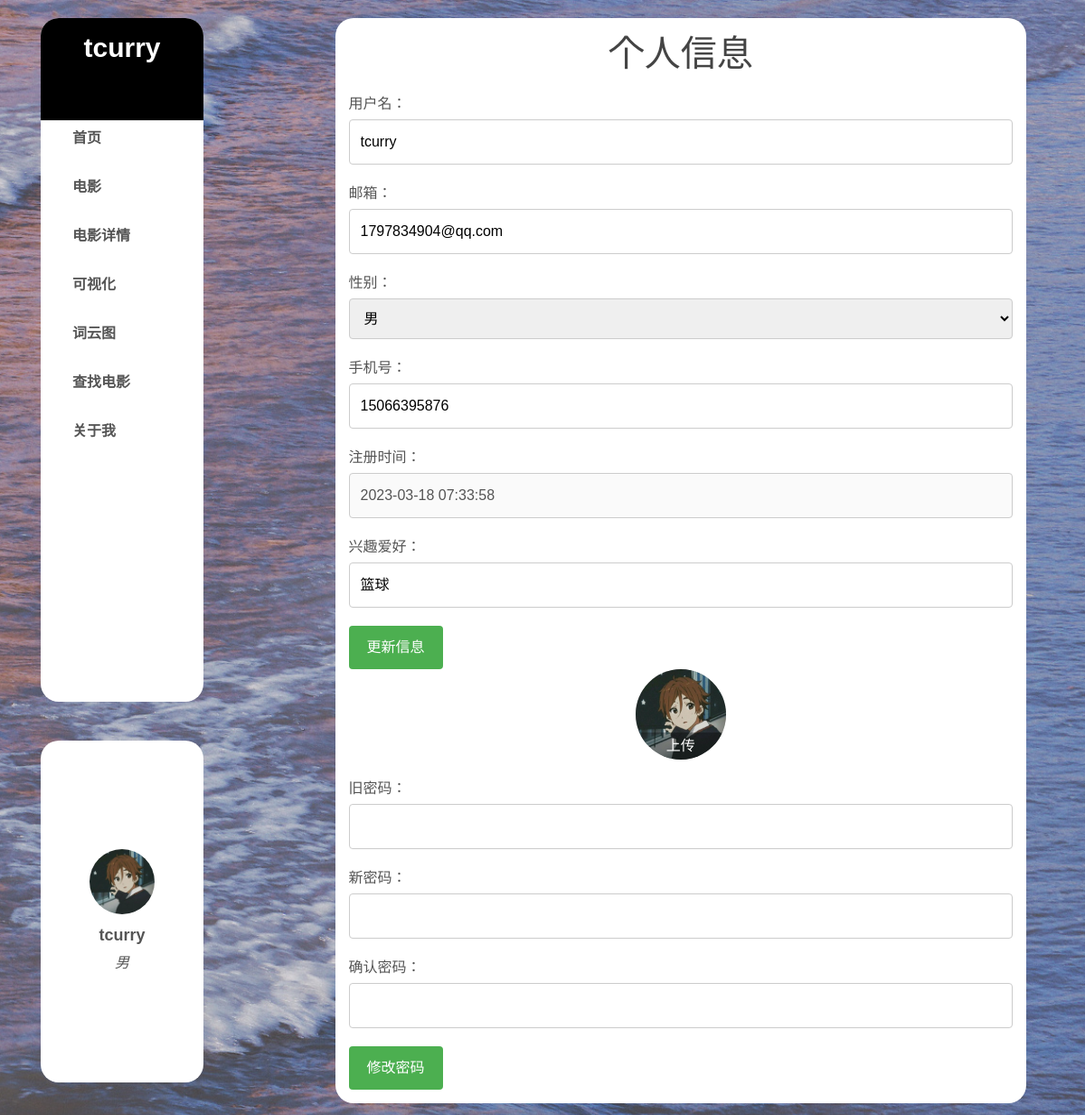
Screenshot of /personInfo (signed in) with the database file from the repository.
### tables this page shows
CREATE TABLE usertable
            (
            id integer primary key autoincrement,
            username VARCHAR(50) NOT NULL UNIQUE,
            password VARCHAR(255) NOT NULL,
            email TEXT UNIQUE,
            phone varchar(20) UNIQUE,
            gender TEXT CHECK (gender IN ('男', '女')),
            register_time TIMESTAMP DEFAULT CURRENT_TIMESTAMP NOT NULL,
            hobby text
            , is_admin BOOLEAN);

### other_functions.py (the view)
@other_functions_bp.route('/personInfo')
@login_required
def personInfo():
    conn = sqlite3.connect('database/userInfo.db')
    c = conn.cursor()
    c.execute('SELECT * FROM usertable WHERE id=?', (current_user.userid,))
    users = c.fetchone()
    conn.close()
    return render_template("personInfo.html", users=users)

### app.py (called while the page is built)
@login_manager.user_loader
def load_user(user_id):
    conn = sqlite3.connect('database/userInfo.db')
    c = conn.cursor()
    c.execute('SELECT * FROM usertable WHERE id = ?', (user_id,))
    result = c.fetchone()
    c.close()
    conn.close()
    if result:
        user = User(result[0], result[1])
        user.email = result[3]
        user.phone = result[4]
        user.gender = result[5]
        user.register_time = result[6]
        user.hobby = result[7]
        user.is_admin = result[8]
        return user
    else:
        return None

### templates/personInfo.html (shortened to what this page needs)
<!DOCTYPE html>
<html lang="en">
<head>
  <link href="static/assets/vendor/bootstrap/css/bootstrap.min.css" rel="stylesheet">
  <link href="static/assets/vendor/icofont/icofont.min.css" rel="stylesheet">
  <link href="static/assets/vendor/boxicons/css/boxicons.min.css" rel="stylesheet">
  <link href="static/assets/vendor/animate.css/animate.min.css" rel="stylesheet">
  <link href="static/assets/vendor/venobox/venobox.css" rel="stylesheet">
  <link href="static/assets/vendor/aos/aos.css" rel="stylesheet">
  <link href="static/assets/css/style.css" rel="stylesheet">
    <link href="static/assets/css/personInfo.css" rel="stylesheet">
    <link rel="stylesheet" href="static/assets/css/shear.picture.css">
</head>
<body>
<div class="container">
  <div class="sidebar1">
      <div class="name-top">
{{users[1]}}
          </div>
  <ul>
    <li><a href="/index">首页</a></li>
    <li><a href="/movie">电影</a></li>
    <li><a href="/pMovie">电影详情</a></li>
      <li><a href="/score">可视化</a></li>
       <li><a href="/cloud">词云图</a></li>
      <li><a href="/search">查找电影</a></li>
      <li><a href="/aboutMe">关于我</a></li>
  </ul>
  </div>
      <div class="sidebar2">
          <img src="{{ url_for('get_avatar') }}">
    <div class="name">
    {{users[1]}}
  </div>
  <div class="gender">
    {{users[5]}}
  </div>
      </div>
  <div class="content">
    <div class="profile-card" id="profile-card">
        <h1>个人信息</h1>
      <form id="update-info-form" method="post" action="/update1">
        <label for="username">用户名：</label>
        <input type="text" id="username" name="username" value="{{users[1]}}">
          <br>
        <label for="email">邮箱：</label>
        <input type="text" id="email" name="email" value="{{users[3]}}">
          <br>
        <label for="gender">性别：</label>
        <select id="gender" name="gender">
          <option value="男" {% if users[5]=='男' %}selected{% endif %}>男</option>
        </select><br>
        <label for="phone">手机号：</label>
        <input type="text" id="phone" name="phone" value="{{users[4]}}">
          <br>
        <label for="register_time">注册时间：</label>
        <input type="text" id="register_time" name="register_time" value="{{users[6]}}" disabled><br>
        <label for="hobby">兴趣爱好：</label>
        <input type="text" id="hobby" name="hobby" value="{{users[7]}}"><br>
        <input type="submit" value="更新信息">
      </form>
<div class="head-img">
  <img class="my-img" src="{{ url_for('get_avatar') }}">
</div>
        <form id="change-password-form" method="post" action="/changepassword">
        <label for="old_password">旧密码：</label>
        <input type="password" id="old_password" name="old_password"><br>
        <label for="new_password">新密码：</label>
        <input type="password" id="new_password" name="new_password"><br>
        <label for="confirm_password">确认密码：</label>
        <input type="password" id="confirm_password" name="confirm_password"><br>
        <input type="submit" value="修改密码" id="submit-btn">
      </form>
    </div>
  </div>
</div>
</body>
</html>

### static/assets/css/style.css (style rules this page uses)
body { font-family: "Open Sans", sans-serif; color: #444; }
a { color: #428bca; }
h1, h2, h3, h4, h5, h6, .font-primary { font-family: "Raleway", sans-serif; }

### static/assets/css/personInfo.css (style rules this page uses)
body { font-family: Arial, sans-serif; background-color: #f1f1f1; }
h1 { text-align: center; margin-top: 0px; color: #444; }
form { margin-top: 20px; }
label { display: inline-block; margin-bottom: 5px; color: #555; }
input[type="text"], input[type="password"], select { width: 100%; padding: 12px; border: 1px solid #ccc; border-radius: 4px; box-sizing: border-box; margin-bottom: 20px; font-size: 16px; }
input[type="submit"] { background-color: #4CAF50; color: white; padding: 12px 20px; border: none; border-radius: 4px; cursor: pointer; font-size: 16px; }

### static/assets/css/shear.picture.css (style rules this page uses)
* { margin: 0; padding: 0; -webkit-user-select: none; -ms-user-select: none; -moz-user-select: none; }
body, html { width: 100%; height: 100%; }
.head-img { position: relative; width: 100px; height: 100px; margin: 0 auto; border-radius: 50%; background: rgba(0, 0, 0, 0.3); overflow: hidden; }
.head-img:after { content: '上传'; position: absolute; bottom: 0; display: block; width: 100%; line-height: 30px; text-align: center; color: #fff; background: rgba(0, 0, 0, 0.3); }
.my-img { position: absolute; top: 0; left: 0; width: 100%; height: 100%; }

### templates/personInfo.html (style rules this page uses)
body { font-family: 'Arial', sans-serif; margin: 0; padding: 0; background: url("static/assets/img/background.jpg") center/cover; background-attachment: fixed; background-color: #eaeaea; }
.container { display: flex; justify-content: space-between; }
.sidebar1 { width: 15%; background-color: #ffffff; color: white; height: 100vh; height: 60%; float: left; position: fixed; display: flex; flex-direction: column; border-radius: 20px; margin-bottom: 20px; margin-top: 20px; }
.sidebar1:before { content: ""; position: absolute; top: 0; left: 0; width: 100%; height: 15%; background-color: #000000; border-radius: 20px 20px 0 0; z-index: -1; }
.sidebar2 { width: 15%; background-color: #ffffff; color: white; height: 100vh; height: 30%; float: left; position: fixed; align-items: center; justify-content: center; display: flex; flex-direction: column; border-radius: 20px; top: 65%; }
.sidebar2 img { width: 40%; height: auto; border-radius: 50%; }
.content { width: calc(100% - 250px - 5%); padding: 20px; border-radius: 20px; margin-left: auto; }
.activity-calendar, .profile-card { background-color: #fff; padding: 15px; border-radius: 20px; margin-bottom: 20px; }
.name { font-size: 18px; font-weight: bold; margin-top: 10px; color: #555555; }
.name-top { font-size: 30px; font-weight: bold; margin-top: 10px; text-align: center; }
.gender { font-size: 16px; font-style: italic; margin-top: 5px; color: #555555; }
.sidebar1 ul { list-style: none; margin: 0; margin-top: 20%; padding: 20px; }
.sidebar1 li { margin-bottom: 10px; }
.sidebar1 a { color: #555555; text-decoration: none; font-weight: bold; font-size: 16px; padding: 10px; display: block; border-left: 5px solid transparent; transition: border-left-color .3s ease; }

### rows the page displays
usertable: username "tcurry", gender "男", email "1797834904@qq.com", phone "15066395876", register_time "2023-03-18 07:33:58", hobby "篮球"
